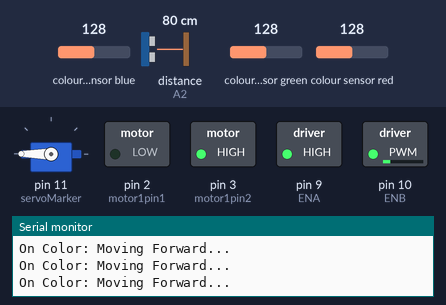
A sketch run on a simulated Arduino Uno, built with avr-gcc and run on an emulated ATmega328P. Shown: servo, switched loads named in the sketch (green lamp = pin HIGH), the last lines printed to the serial monitor. Wiring (inferred from the names in the program): ultrasonic range finder: trigger A3; echo A2; TCS3200 colour sensor: output pin 8; S2 pin 7; S3 pin 6; S0 pin 4; S1 pin 5. Inputs (shaded band) come from the test bench; at power-on: colour sensor blue 128, distance to the obstacle (sensor on A2) 80 cm, colour sensor green 128, colour sensor red 128. The echo pulse lasts 58.3 µs per cm; pins used as bus, display or sensor lines are not drawn.

Above: at 1.2 s.
1.3 s: colour sensor blue set to 99
2.8 s: colour sensor blue set to 92
At 3.5 s:
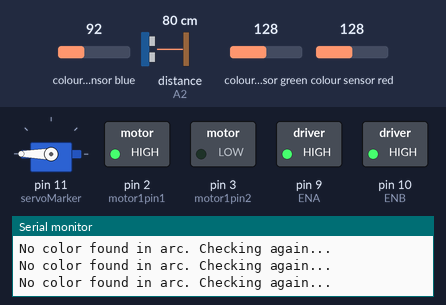
4.3 s: distance to the obstacle (sensor on A2) set to 18 cm
6.7 s: distance to the obstacle (sensor on A2) set to 14 cm
At 9.2 s:
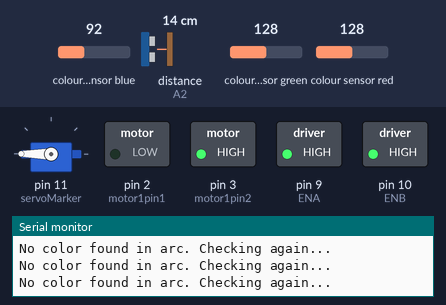
Timing chart, 0 to 10.5 s (numbered marks = the images above; inputs shaded):
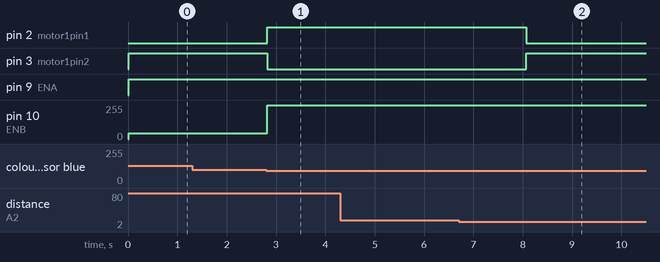

Measured:
- the behaviour switches between 95 and 94 on colour sensor blue (found by bisection; images 0 and 1)
- the behaviour switches between 16 and 15 cm on distance to the obstacle (sensor on A2) (found by bisection; images 1 and 2)
- after the input at 2.8 s, pin 2 (motor1pin1): LOW → HIGH at once; pin 3 (motor1pin2): HIGH → LOW at once; pin 10 (ENB): 45/255 → 255/255 at once
- after the input at 6.7 s, pin 2 (motor1pin1): HIGH → LOW after 1.4 s; pin 3 (motor1pin2): LOW → HIGH after 1.4 s

The sketch:

redcourse.ino
```cpp
// --- PIN DEFINITIONS ---
#define S0 12
#define S1 13
#define S2 7
#define S3 6
#define sensorOut 8
#include <Servo.h>

const int trigPin = A3;
const int echoPin = A2;
long duration;
int distance;

Servo servoMarker;
int currentPos = 180;

// Motor Pins
int motor1pin1 = 2; int motor1pin2 = 3; // Left Motor
int motor2pin1 = 4; int motor2pin2 = 5; // Right Motor
int ENA = 9;  int ENB = 10;

int turn = 0;

bool turn_left = false;

// --- COLOR DICTIONARY ---
struct ColorTarget { const char* name; int r, g, b; };
ColorTarget targets[] = {
  {"WHITE", 233, 230, 233},
  {"BLACK", 111, 89,  105},
  {"RED",   226, 124, 151},
  {"GREEN", 198, 229, 203},
  {"BLUE",  155, 191, 224},
  {"BROWN", 235, 218, 211},
};
const int numColors = sizeof(targets) / sizeof(targets[0]);

void setup() {
  pinMode(S0, OUTPUT); pinMode(S1, OUTPUT);
  pinMode(S2, OUTPUT); pinMode(S3, OUTPUT);
  pinMode(sensorOut, INPUT);

  pinMode(motor1pin1, OUTPUT); pinMode(motor1pin2, OUTPUT);
  pinMode(motor2pin1, OUTPUT); pinMode(motor2pin2, OUTPUT);
  pinMode(ENA, OUTPUT); pinMode(ENB, OUTPUT);

  digitalWrite(S0, HIGH); digitalWrite(S1, LOW); // 20% Scaling

  Serial.begin(9600);
  Serial.print("--- Color Seeking System Ready ---");

  servoMarker.attach(11);
  servoMarker.write(currentPos);

  pinMode(trigPin, OUTPUT);
  pinMode(echoPin, INPUT);
  Serial.begin(9600);

}

void loop() {
  // Set speed (Lower this if the robot overshoots colors)
  digitalWrite(trigPin, LOW);
  delayMicroseconds(2);
  digitalWrite(trigPin, HIGH);
  delayMicroseconds(10);
  digitalWrite(trigPin, LOW);
  duration = pulseIn(echoPin, HIGH);
  distance = duration * 0.034 / 2;

  if (distance < 15) {
    moveRight();
    delay(1200);
    moveForward();
    delay(4000);
    moveLeft();
    delay(1200);
    moveForward();
    delay(5000);
    moveLeft();
    delay(600);
    moveForward();
    delay(5500);
  }


  while (getStableColor() == "WHITE") {
    analogWrite(ENA, 255);
    analogWrite(ENB, 45);
    Serial.println("On Color: Moving Forward...");
    moveForward();
    turn = 0;
  }

  analogWrite(ENA, 255);
  analogWrite(ENB, 255);

  moveRight();

  //Serial.println("Hit White. Searching...");

  // 3. IF STILL ON WHITE AFTER FULL SWEEP
  Serial.println("No color found in arc. Checking again...");
  delay(200);
}


void markercontrol(int targetPos, int speedDelay) {
  if (targetPos > currentPos) {
    for (int i = currentPos; i <= targetPos; i++) {
      servoMarker.write(i);
      delay(speedDelay); // Higher number = slower speed
    }
  } else {
    for (int i = currentPos; i >= targetPos; i--) {
      servoMarker.write(i);
      delay(speedDelay);
    }
  }
  currentPos = targetPos; // Update the global position
}


// --- MOVEMENT FUNCTIONS ---

void moveForward() {
  digitalWrite(motor1pin1, LOW); digitalWrite(motor1pin2, HIGH);
  digitalWrite(motor2pin1, LOW); digitalWrite(motor2pin2, HIGH);
}

void moveBack() {
  digitalWrite(motor1pin1, HIGH); digitalWrite(motor1pin2, LOW);
  digitalWrite(motor2pin1, HIGH); digitalWrite(motor2pin2, LOW);
}

void moveLeft() {
  digitalWrite(motor1pin1, LOW); digitalWrite(motor1pin2, HIGH);
  digitalWrite(motor2pin1, HIGH); digitalWrite(motor2pin2, LOW);
}

void moveRight() {
  digitalWrite(motor1pin1, HIGH); digitalWrite(motor1pin2, LOW);
  digitalWrite(motor2pin1, LOW); digitalWrite(motor2pin2, HIGH);
}

void stopMotors() {
  digitalWrite(motor1pin1, LOW); digitalWrite(motor1pin2, LOW);
  digitalWrite(motor2pin1, LOW); digitalWrite(motor2pin2, LOW);
}

// --- SENSOR LOGIC (With Noise Filtering) ---

String getStableColor() {
  String c1 = readSensorRaw();
  delay(5); // Tiny gap to let electrical noise settle
  String c2 = readSensorRaw();

  if (c1 == c2) {
    return c1;
  }
  return "WHITE"; // If the sensor is flickering, assume it hasn't found a solid color yet
}

String readSensorRaw() {
  digitalWrite(S2, LOW); digitalWrite(S3, LOW);
  int r = constrain(map(pulseIn(sensorOut, LOW), 15, 260, 255, 0), 0, 255);
  digitalWrite(S2, HIGH); digitalWrite(S3, HIGH);
  int g = constrain(map(pulseIn(sensorOut, LOW), 16, 260, 255, 0), 0, 255);
  digitalWrite(S2, LOW); digitalWrite(S3, HIGH);
  int b = constrain(map(pulseIn(sensorOut, LOW), 14, 260, 255, 0), 0, 255);

  int closestIndex = 0;
  long minDistance = 1000000;
  for (int i = 0; i < numColors; i++) {
    long dist = pow(r - targets[i].r, 2) + pow(g - targets[i].g, 2) + pow(b - targets[i].b, 2);
    if (dist < minDistance) {
      minDistance = dist;
      closestIndex = i;
    }
  }
  //Serial.print("Target for "); Serial.print(targets[closestIndex].name);
  return targets[closestIndex].name;
}
```

calibrate-colors.cpp
```cpp
#define S0 4
#define S1 5
#define S2 6
#define S3 7
#define sensorOut 8

void setup() {
  pinMode(S0, OUTPUT); pinMode(S1, OUTPUT);
  pinMode(S2, OUTPUT); pinMode(S3, OUTPUT);
  pinMode(sensorOut, INPUT);

  digitalWrite(S0, HIGH); digitalWrite(S1, LOW); // 20% scaling

  Serial.begin(9600);
  Serial.println("--- COLOR CALIBRATOR ---");
  Serial.println("Type color name (e.g., 'red') to start 5-second sampling...");
}

void loop() {
  if (Serial.available() > 0) {
    String colorName = Serial.readStringUntil('\n');
    colorName.trim();

    Serial.print("Sampling for: ");
    Serial.println(colorName);
    Serial.println("Ready? 3... 2... 1...");
    delay(1000);

    long sumR = 0, sumG = 0, sumB = 0;
    int samples = 10;

    for (int i = 0; i < samples; i++) {
      // Read Red
      digitalWrite(S2, LOW); digitalWrite(S3, LOW);
      sumR += constrain(map(pulseIn(sensorOut, LOW), 15, 260, 255, 0), 0, 255);
      delay(100);

      // Read Green
      digitalWrite(S2, HIGH); digitalWrite(S3, HIGH);
      sumG += constrain(map(pulseIn(sensorOut, LOW), 16, 260, 255, 0), 0, 255);
      delay(100);

      // Read Blue
      digitalWrite(S2, LOW); digitalWrite(S3, HIGH);
      sumB += constrain(map(pulseIn(sensorOut, LOW), 14, 260, 255, 0), 0, 255);

      Serial.print("."); // Progress indicator
      delay(400); // 500ms total per sample cycle
    }

    int avgR = sumR / samples;
    int avgG = sumG / samples;
    int avgB = sumB / samples;

    Serial.println("\n--- CALIBRATION COMPLETE ---");
    Serial.print("Target for "); Serial.print(colorName);
    Serial.print(": {");
    Serial.print(avgR); Serial.print(", ");
    Serial.print(avgG); Serial.print(", ");
    Serial.print(avgB); Serial.println("}");
    Serial.println("Copy these values into your ColorTarget array.\n");
    Serial.println("Waiting for next color name...");
  }
}
```

colors.cpp
```cpp
// Define pins for TCS3200/TCS230
#define S0 4
#define S1 5
#define S2 6
#define S3 7
#define sensorOut 8

// --- COLOR DICTIONARY ---
// Replace these {R, G, B} values with the ones from your Calibration Script
struct ColorTarget {
  const char* name;
  int r, g, b;
};

ColorTarget targets[] = {
  {"WHITE",   252, 251, 251},
  {"BLACK",   111, 89,  105},
  {"RED",     243, 156, 176},
  {"GREEN",   198, 229, 203},
  {"BLUE",    155, 191, 224},
  {"BROWN",   235, 218, 211},
};

const int numColors = sizeof(targets) / sizeof(targets[0]);

void setup() {
  pinMode(S0, OUTPUT);
  pinMode(S1, OUTPUT);
  pinMode(S2, OUTPUT);
  pinMode(S3, OUTPUT);
  pinMode(sensorOut, INPUT);

  // Set Frequency scaling to 20%
  digitalWrite(S0, HIGH);
  digitalWrite(S1, LOW);

  Serial.begin(9600);
  Serial.println("--- Vector Distance Color Recognition Ready ---");
}

void loop() {
  // 1. READ AND MAP SENSOR VALUES
  digitalWrite(S2, LOW); digitalWrite(S3, LOW);
  int r = constrain(map(pulseIn(sensorOut, LOW), 15, 260, 255, 0), 0, 255);
  delay(20);

  digitalWrite(S2, HIGH); digitalWrite(S3, HIGH);
  int g = constrain(map(pulseIn(sensorOut, LOW), 16, 260, 255, 0), 0, 255);
  delay(20);

  digitalWrite(S2, LOW); digitalWrite(S3, HIGH);
  int b = constrain(map(pulseIn(sensorOut, LOW), 14, 260, 255, 0), 0, 255);
  delay(20);

  // 2. FIND THE CLOSEST VECTOR (Euclidean Distance)
  int closestIndex = 0;
  long minDistance = 1000000; // Initialize with a very high value

  for (int i = 0; i < numColors; i++) {
    // We calculate the squared distance: (r1-r2)^2 + (g1-g2)^2 + (b1-b2)^2
    // It's faster than using sqrt() and gives the same comparison result.
    long dist = pow(r - targets[i].r, 2) +
                pow(g - targets[i].g, 2) +
                pow(b - targets[i].b, 2);

    if (dist < minDistance) {
      minDistance = dist;
      closestIndex = i;
    }
  }

  // 3. PRINT RESULTS
  Serial.print("Current RGB: (");
  Serial.print(r); Serial.print(", ");
  Serial.print(g); Serial.print(", ");
  Serial.print(b); Serial.print(") ");

  Serial.print("-> MATCH: ");
  Serial.println(targets[closestIndex].name);

  delay(1000); // Check every 1 second
}
```
